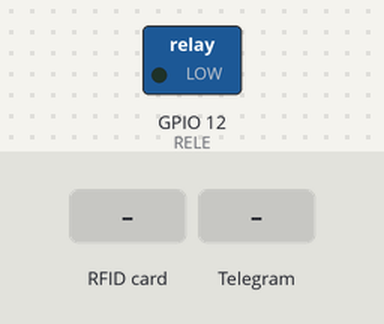
Simulated run of this sketch. Board: ESP32. On the bench: switched loads named in the sketch (green lamp = pin HIGH). The test bench sets the inputs (shaded band). WiFi joins after 1.5 s; servers stay silent unless stated; network time is answered at once with the bench clock; the local clock reads 2024-03-15 10:24:30 at power-on unless the sketch sets it; what the sketch prints to the serial monitor is not drawn.

Above: at 4.2 s.
4.3 s: RFID card 66 29 1A 9E held to the reader
At 4.82 s:
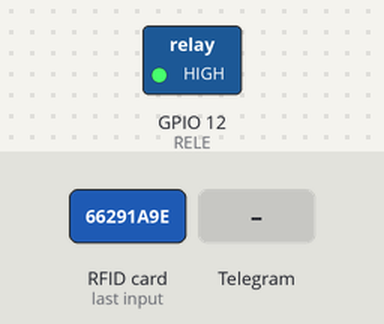
6.3 s: Telegram message "1" received
Timing chart, 0 to 9.3 s (numbered marks = the images above; inputs shaded):
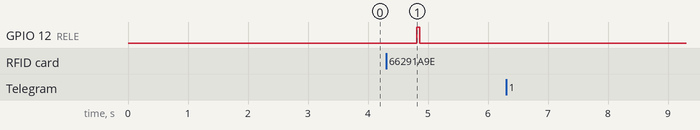

The sketch:

Handle.ino
```cpp
#include "Horario.h"
#include "Membros.h"
#include "WifiManager.h"
//#include "OTAManager.h"
#include "CadastroMemb.h"
#include "Rfid.h"
#include "Telegram.h"
#include "Firebase.h"
#include <WiFiUdp.h> //lib necessária para comunicação network


#define RELE 12
#define INTERVAL 1000
uint32_t lastCheckTime = 0;

static uint8_t taskCoreZero = 0;
static uint8_t taskCoreOne  = 1;

//-------- Configurações de relógio on-line -----------
WiFiUDP udp;
NTPClient ntp(udp, "a.st1.ntp.br", -3 * 3600, 60000); //Cria um objeto "NTP" com as configurações utilizadas no Brasil.


//--------------- Instanciando objetos ----------------
WifiManager wifiManager;
//OTAManager otaManager;
vector<Membros*> membro;
Telegram telegram;
Rfid rfid;
FireBase firebase;
//-----------------------------------------------------
/*
// ############ FUNÇÕES ÚTEIS #################

int verifica_posicao_ID(String ID){
    for (int i=0; i<membro.size(); i++){
        if(ID == membro[i]->get_ID()){
            return i;
        }
    }
    return -1;
}
//#############################################
*/

void setup() {
  Serial.begin(115200);
    delay(1000);


  pinMode(RELE, OUTPUT);
  digitalWrite(RELE, LOW);

  wifiManager.init();
  firebase.init();
  Serial.println("Membros sendo cadastrados.");
  membro = cadastra_membros();
  Serial.println("Membros cadastrados.");
//  otaManager.init();
  ntp.begin();               // Inicia o protocolo NTP
  ntp.forceUpdate();          // Atualização do horário
  SPI.begin();
  // Inicia o protocolo SPI
  rfid.init();
   xTaskCreatePinnedToCore(
                    coreTelegramOne,   /* função que implementa a tarefa */
                    "coreTaskOne", /* nome da tarefa */
                    10000,      /* número de palavras a serem alocadas para uso com a pilha da tarefa */
                    NULL,       /* parâmetro de entrada para a tarefa (pode ser NULL) */
                    1,          /* prioridade da tarefa (0 a N) */
                    NULL,       /* referência para a tarefa (pode ser NULL) */
                    taskCoreOne);         /* Núcleo que executará a tarefa */

    delay(500); //tempo para a tarefa iniciar
}


void loop() {

  // put your main code here, to run repeatedly:
//  otaManager.handle();
  rfid.handle(membro, ntp);
  uint32_t now = millis();


  /*//Se o tempo passado desde a última checagem for maior que o intervalo determinado
  if (now - lastCheckTime > INTERVAL)
  {
    //Coloca o tempo de útlima checagem como agora e checa por mensagens
    lastCheckTime = now;
    telegram.handleNewMessages(telegram.numNewMessages(), membro, ntp);
  }*/
}

void coreTelegramOne( void * pvParameters ){
     while(true){
      uint32_t now = millis();

      //Se o tempo passado desde a última checagem for maior que o intervalo determinado
      if (now - lastCheckTime > INTERVAL)
        {
        //Coloca o tempo de útlima checagem como agora e checa por mensagens
        lastCheckTime = now;
        telegram.handleNewMessages(telegram.numNewMessages(), membro, ntp);
       }
     }
}
```

CadastroMemb.h
```cpp
#ifndef CADASTRO_MEMB_H
#define CADASTRO_MEMB_H

vector<Membros*> cadastra_membros(){
    vector<Membros*> memb;
    Membros *m;
    m = new Membros("CT", " 66 29 1A 9E", "ID_TELEGRAM", "CT");
    memb.push_back(m);
    m = new Membros("Alice", " 5B 81 C0 21", "ID_TELEGRAM", "Alice"); // Alana
    memb.push_back(m);
    m = new Membros("Artur", " ID_TAG", "ID_TELEGRAM", "Artur");
    memb.push_back(m);
    m = new Membros("Cecilia", " ID_TAG", "ID_TELEGRAM", "Cecilia");
    memb.push_back(m);
    m = new Membros("César", " ID_TAG", "ID_TELEGRAM", "Cesar");
    memb.push_back(m);
    m = new Membros("E. Laranja", " ID_TAG", "ID_TELEGRAM", "Emerson");
    memb.push_back(m);
    m = new Membros("Evandro", " 06 49 CC 8E", "ID_TELEGRAM", "Evandro");
    memb.push_back(m);
    m = new Membros("Felipe", " 4A 68 9E 07", "ID TELEGRAM 3", "Felipe"); // Guilherme
    memb.push_back(m);
    m = new Membros("Hector", " ID_TAG", "ID_TELEGRAM", "Hector");
    memb.push_back(m);
    m = new Membros("Isabel", " ID_TAG", "ID_TELEGRAM", "Isabel");
    memb.push_back(m);
    m = new Membros("Isabela B.", " ID_TAG", "ID_TELEGRAM", "Isabela Borges");
    memb.push_back(m);
    m = new Membros("Joana", " ID_TAG", "ID_TELEGRAM", "Joana");
    memb.push_back(m);
    m = new Membros("Juan", " ID_TAG", "ID_TELEGRAM", "Juan");
    memb.push_back(m);
    m = new Membros("Laila", " ID_TAG", "ID_TELEGRAM", "Laila");
    memb.push_back(m);
    m = new Membros("Larissa P.", " B9 08 96 6D", "ID_TELEGRAM", "Larissa Pais");
    memb.push_back(m);
    m = new Membros("Letícia", " 36 F7 11 9E", "ID_TELEGRAM", "Leticia");
    memb.push_back(m);
    m = new Membros("Mariana", " ID_TAG", "ID_TELEGRAM", "Mariana");
    memb.push_back(m);
    m = new Membros("Marina", " A5 A6 25 77", "ID_TELEGRAM", "Marina"); // Beatriz
    memb.push_back(m);
    m = new Membros("M. Deorce", " ID_TAG", "806101817", "Matheus Deorce");
    memb.push_back(m);
    m = new Membros("Miguel", " ID_TAG", "ID_TELEGRAM", "Miguel");
    memb.push_back(m);
    m = new Membros("Nicolle", " ID_TAG", "ID_TELEGRAM", "Nicolle");
    memb.push_back(m);
    m = new Membros("Rafaela", " ID_TAG", "ID_TELEGRAM", "Rafaela");
    memb.push_back(m);
    m = new Membros("Sara", " D6 A0 71 76", "ID_TELEGRAM", "Sara");
    memb.push_back(m);
    m = new Membros("Tiago B.", " C6 5B C5 8E", "ID_TELEGRAM", "Tiago Brito");
    memb.push_back(m);
    m = new Membros("Tiago T.", " ID_TAG", "ID_TELEGRAM", "Tiago Tessarolo");
    memb.push_back(m);
    m = new Membros("Victoria", " ID_TAG", "ID_TELEGRAM", "Nome_Firebase");
    memb.push_back(m);

    return memb;
}

#endif
```

Firebase.cpp
```cpp
#include "Firebase.h"

void FireBase::init(){
    Firebase.begin(FIREBASE_HOST, FIREBASE_AUTH);
}
```

Firebase.h
```cpp
#ifndef FIREBASE_H
#define FIREBASE_H

#include <IOXhop_FirebaseESP32.h>                                                   // firebase library
#define FIREBASE_HOST "porta-ct.firebaseio.com/"                                    // the project name address from firebase id
#define FIREBASE_AUTH "TMburbSkLzJzZ7FekyNhz7YDiZzPYHHHZbvMykzv"                    // the secret key generated from firebase


class FireBase{
     public:
          void init();
};

#endif
```

Horario.cpp
```cpp
#include "Horario.h"

Horario::Horario(String hora, String saida){
    entrada = hora;
    saida = saida;
}

String Horario::get_entrada(){
    return entrada;
}

String Horario::get_saida(){
    return saida;
}

void Horario::set_entrada(String hora){
    entrada = hora;
}

void Horario::set_saida(String hora){
    saida = hora;
}
```

Horario.h
```cpp
#ifndef HORARIO_H
#define HORARIO_H

//#include "string.h"
#include "Arduino.h"

class Horario{
    public:
        String get_entrada();
        String get_saida();
        void set_entrada(String hora);
        void set_saida(String hora);
        Horario();
        Horario(String hora, String saida);
    private:
        String entrada; // HORA QUE A PESSOA ENTROU
        String saida;   // HORA QUE A PESSOA SAIU
};

#endif
```

Membros.cpp
```cpp
#include "Membros.h"
//#include "string.h"
#include <vector>

String Membros::get_nome(){
    return nome;
}

String Membros::get_ID(){
    return ID;
}

String Membros::get_id_telegram(){
    return id_telegram;
}

bool Membros::get_entrou(){
    return entrou;
}

unsigned long Membros::get_last_pass(){
    return last_pass;
}

unsigned long Membros::get_hours(){
    return hours;
}

void Membros::set_last_pass(unsigned long _last_pass){
    last_pass = _last_pass;
}

void Membros::set_hours(unsigned long time){
    unsigned long _hours = millis() - last_pass;
    hours += _hours;
    Firebase.setFloat(nome_firebase, float(hours/60000));
}

void Membros::set_entrou(bool ativo){
    entrou = ativo;
};

void Membros::add_entrada(String hora){
    Horario *h = new Horario(hora, "");
    horario.push_back(h);
    last_pass = millis();
}

void Membros::add_saida(String hora){
    horario[horario.size()-1]->set_saida(hora);
    set_hours(millis());
}

void Membros::zerar_horario(){
    horario.clear();
}

Membros::Membros(String _nome, String _ID, String _id_telegram, String _nome_firebase){
    nome = _nome;
    ID = _ID;
    id_telegram = _id_telegram;
    entrou = 0;
    //hours = Firebase.getFloat(_nome_firebase)*60000;
    last_pass = 0;
    nome_firebase = _nome_firebase;
}
```

Membros.h
```cpp
#ifndef MEMBROS_H
#define MEMBROS_H

#include "horario.h"
#include "Arduino.h"
#include <IOXhop_FirebaseESP32.h>
//#include <vector>

using namespace std;

class Membros{
    public:
        vector<Horario*> horario;
        String get_nome();
        String get_ID();
        String get_id_telegram();
        bool get_entrou();
        unsigned long get_last_pass();
        unsigned long get_hours();
        void set_last_pass(unsigned long _last_pass);
        void set_hours(unsigned long time);
        void set_entrou(bool ativo);
        void add_entrada(String Hora);
        void add_saida(String Hora);
        void zerar_horario();
        void cadastra_membros();
        Membros();
        Membros(String _nome, String _ID, String _id_telegram, String _nome_firebase);
    private:
        String nome_firebase;
        String nome;
        String ID;
        String id_telegram;
        int entrada_qtd;
        bool entrou;
        unsigned long last_pass;
        unsigned long hours;
};


#endif
```

Rfid.cpp
```cpp
#include "Rfid.h"
//#include <LiquidCrystal_I2C.h>

MFRC522 mfrc522(SDA, RST);
//LiquidCrystal_I2C Leitor(0x27,16,2);


void Rfid::init(){
  SPI.begin(); // Init SPI bus
  mfrc522.PCD_Init(); // Init each MFRC522 card

  //Leitor.init();
  //Leitor.backlight();
}


void Rfid::handle(vector <Membros*> memb, NTPClient ntp){
    String conteudo;
    String Nome;

    //Leitor.setCursor(0,0);
    //Leitor.print("IDENTIFIQUE-SE");
    //Serial.println("IDENTIFIQUE-SE:");
    // Aguarda a aproximacao do cartao
      if ( ! mfrc522.PICC_IsNewCardPresent())
      {
        return;
      }
      // Seleciona um dos cartoes
      if ( ! mfrc522.PICC_ReadCardSerial())
      {
        return;
      }

  // Prepara chave de segurança no formato FFFFFFFFFFFFh
    MFRC522::MIFARE_Key key;
    for (byte i = 0; i < 6; i++){
        key.keyByte[i] = 0xFF;
    }

    for (byte i = 0; i < mfrc522.uid.size; i++)
    {
        conteudo.concat(String(mfrc522.uid.uidByte[i] < 0x10 ? " 0" : " "));
        conteudo.concat(String(mfrc522.uid.uidByte[i], HEX));

    }
    Serial.println();
    conteudo.toUpperCase(); // Converte a String em Letras maiúsculas

    //Variável para controlar os blocos de memórias
    byte block;
    //Variável para acessar as linhas
    byte len;

    //Verifica o status de leitura
    MFRC522::StatusCode status;

    //Quando encontrar alguma informação escreve no monitor serial
    Serial.println(F("----Informações Encontradas----"));
    mfrc522.PICC_DumpDetailsToSerial(&(mfrc522.uid));

    //--- LEITURA VARIÁVEL RG ---
    byte buffer2[18];
    //Direciona a leitura ao bloco 1
    block = 1;
    // Coleta as informações armazenadas no bloco 1
    status = mfrc522.PCD_Authenticate(MFRC522::PICC_CMD_MF_AUTH_KEY_A, 1, &key, &(mfrc522.uid)); //line 834
    status = mfrc522.MIFARE_Read(block, buffer2, &len);

    delay(500);

    // Se tiver finalizado a leitura
    mfrc522.PICC_HaltA();
    mfrc522.PCD_StopCrypto1();


    String hora;

    for(int i=0; i<memb.size(); i++){
        if(conteudo == memb[i]->get_ID()){

            //VERIFICA SE TEM 5 SEGUNDOS QUE O USUÁRIO PASSOU O CARTÃO PELA ÚLTIMA VEZ
            if( (memb[i]->get_last_pass() - millis()) > 5000){
                Nome = memb[i]->get_nome() ;
                //ABRE A PORTA
                  digitalWrite(RELE, HIGH);
                  delay(50);
                  digitalWrite(RELE, LOW);
                  delay(10);
                  //Leitor.clear();
                  //Leitor.setCursor(0,0);
                  //Leitor.print("BEM VINDO!!!");
                  //Leitor.setCursor(0,1);
                  //Leitor.print(Nome);
                  delay(1400);
                  Serial.print(memb[i]->get_hours()/60000);
                  //Leitor.clear();
                hora = String(ntp.getFormattedTime());
                //REGISTRA A HORA DE ENTRADA OU SAÍDA
                if(!memb[i]->get_entrou()){
                    memb[i]->add_entrada(hora);
                    memb[i]->set_entrou(true);
                }else{
                    memb[i]->add_saida(hora);
                    memb[i]->set_entrou(false);
                }
            }
        }else{
            //Leitor.clear();
            //Leitor.setCursor(1,0);
          //  Leitor.print("ACESSO NEGADO");
            delay(1400);
            //Leitor.clear();
          }

    }


}
```

Rfid.h
```cpp
#ifndef RFID_H
#define RFID_H

#include <vector>
#include "Membros.h"
#include <NTPClient.h> //lib relogio
#include <MFRC522.h> //lib inicialização tags
#include <SPI.h> //biblioteca para comunicação do barramento SPI

#define RELE 12

#define SDA 5 //Conectado ao pino D5 do ESP32
#define RST 4 //Conectado ao pino VP do ESP32

const byte resetPin = 4;
const byte numLeitores = 1;
const byte ssPins[] = {SDA};

class Rfid{
    public:
        void handle(vector <Membros*> memb, NTPClient ntp);
        void init();
};

#endif
```

Telegram.cpp
```cpp
#include "Telegram.h"

WiFiClientSecure client;     //Cliente para conexões seguras
UniversalTelegramBot bot(BOT_TOKEN, client);

int Telegram::numNewMessages(){
  return bot.getUpdates(bot.last_message_received + 1);
}

void Telegram::handleNewMessages(int numNewMessages, vector<Membros*> m, NTPClient ntp) {
    int position;
    //Serial.println("Inicio telegram");
    for (int i=0; i<numNewMessages; i++) //para cada mensagem nova
    {
        String chatId = String(bot.messages[i].chat_id); //id do chat
        String senderId = String(bot.messages[i].from_id); //id do contato
        String hora;

        Serial.println("senderId: " + senderId); //mostra no monitor serial o id de quem mandou a mensagem

        position = validateSender(senderId, m); //verifica se é o id de um remetente da lista de remetentes válidos

        //VERIFICA SE O REMETENTE É VÁLIDO
        if(position < 0){
            bot.sendMessage(chatId, "Desculpe mas você não tem permissão", "HTML"); //envia mensagem que não possui permissão e retorna sem fazer mais nada
            continue; //continua para a próxima iteração do for (vai para próxima mensgem, não executa o código abaixo)
        }

        String text = bot.messages[i].text; //texto que chegou

        if (text.equalsIgnoreCase(START)){
            handleStart(chatId, bot.messages[i].from_name); //mostra as opções
        } else if (text.equalsIgnoreCase(ABRIR_PORTA)){
            handleAbrirPorta(chatId); //Aciona o relé da porta e manda chat para o usuário
            hora = ntp.getFormattedTime(); //Armazena o horário do acionamento do relé
            if(!m[position]->get_entrou()){
                m[position]->add_entrada(hora);
                m[position]->set_entrou(true);
            } else{
                m[position]->add_saida(hora);
                m[position]->set_entrou(false);
            }
         } else if(text.equalsIgnoreCase(NA_CT)){
            handle_presentes(chatId, m);
         } else if (text.equalsIgnoreCase(HORAS)){
            handle_horas_na_empresa(chatId, m);
         } else{
            handleNotFound(chatId); //mostra mensagem que a opção não é válida e mostra as opções
        }
        //Serial.println("FIM telegram");
    }//for
}


//Se o id do remetente faz parte do array retornamos algum valor > 0
int Telegram::validateSender(String senderId, vector<Membros*> m){
    for (int i=0; i<m.size(); i++){
        if(senderId == m[i]->get_id_telegram()){
            return i;
        }
    }
    return -10;
}
//##########################################################################

void Telegram::handleStart(String chatId, String fromName){
    //Mostra Olá e o nome do contato seguido das mensagens válidas
    String message = "<b>Olá " + fromName + ".</b>\n";
    message += getCommands();
    bot.sendMessage(chatId, message, "HTML");
}

//##########################################################################

String Telegram::getCommands(){
    //String com a lista de mensagens que são válidas e explicação sobre o que faz
    String message = "Os comandos disponíveis são:\n\n";
    message += "<b>" + ABRIR_PORTA + "</b>: Para abrir a porta\n";
    message += "<b>" + NA_CT + "</b>: Para ver quem está na CT no momento\n";
    return message;
}


//##########################################################################

void Telegram::handleAbrirPorta(String chatId){
    //Liga o relê e envia mensagem confirmando a operação
    digitalWrite(RELE, HIGH);
    bot.sendMessage(chatId, "a portlude Arduina está <b>aberta</b>", "HTML");
    delay(10);
    digitalWrite(RELE, LOW);
}

//##########################################################################

void Telegram::handle_presentes(String chatId, vector<Membros*> m){
    //Liga o relê e envia mensagem confirmando a operação
    String message = "Os membros presentes na CT agora são:";
    for(int i = 0; i < m.size(); i++){
        if(m[i]->get_entrou()){
            message += "<b>" + String(i) + ". " + m[i]->get_nome() + "</b>\n";
        }
    }
    bot.sendMessage(chatId, message, "HTML");
}

//##########################################################################

void Telegram::handle_horas_na_empresa(String chatId, vector<Membros*> m){
    String message = "O total de minutos trabalhados são de:\n";
    for(int i = 0; i < m.size(); i++){
        message += "<b>" + String(i) + ". " + m[i]->get_nome() + ": " + String(m[i]->get_hours()/60000) + " minutos.</b>\n";
    }
    bot.sendMessage(chatId, message, "HTML");
}

//##########################################################################

void Telegram::handleNotFound(String chatId){
    //Envia mensagem dizendo que o comando não foi encontrado e mostra opções de comando válidos
    String message = "Comando não encontrado\n";
    message += getCommands();
    bot.sendMessage(chatId, message, "HTML");
}
```

Source omitted: Telegram.h (1092 bytes), WifiManager.cpp (453 bytes), WifiManager.h (362 bytes)

Measured:
- after the input at 4.3 s, GPIO 12 (RELE): LOW → HIGH after 0.51 s, → LOW 0.05 s later
- after the input at 6.3 s, every drawn part: stays the same
